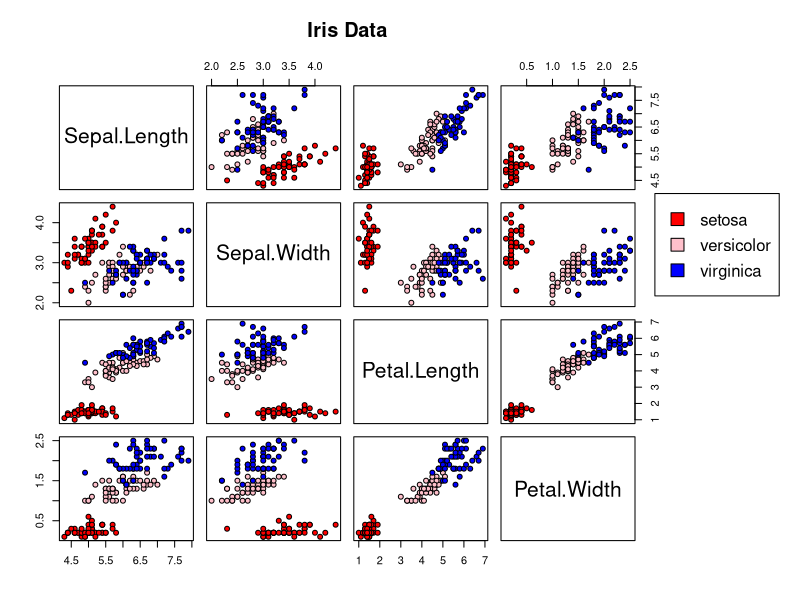
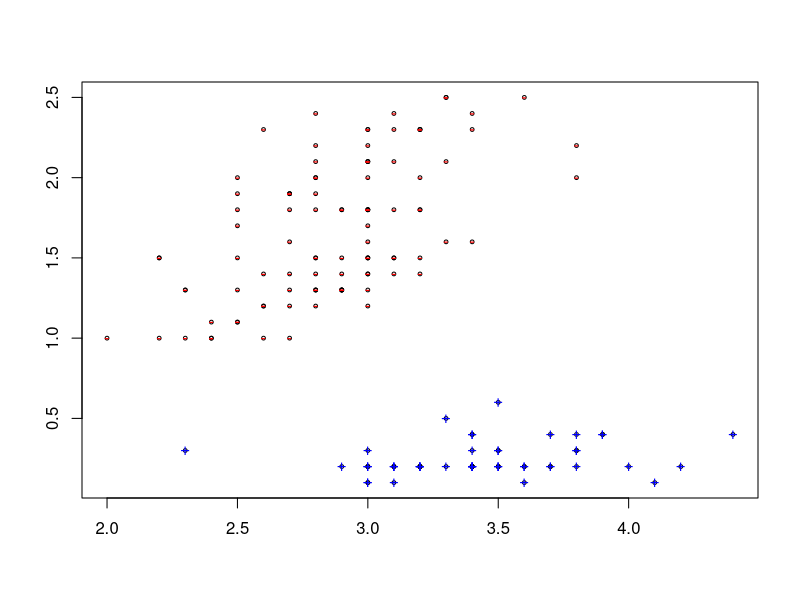

Reproduce these figures in R, in order. (Note: this script raises an error after producing the figures.)

###############################Some notes/definitions and assumptions#########################################
#W:"weight" is the transposed vector of w0, w1, w2,...wn
#X:"features" is vector of x0, x1, x3,...xn
#h(x): "hypothesis" is represented by W
#Y: "response" is the variable we are attempting to predict
#Y is assumed to be a binary class +1, -1
#LR: Learning Rate


##############################################WORKFLOW########################################################
#1. Load Iris data from data() & necessary package/s
#2. Data overview
#3. Feature extraction--generate a dataset with selected features & assign Y(response)==+1, -1 to either feature
#4. Hard code the pocket algorithm
#5. Test algorithm
#6. Perform prediction on test set
#7. Assess the performance of the algorithm

#############################################STEP 1 & 2#####################################################
library(MASS)
#data(package = .packages(all.available = TRUE))
#?iris
#Data Overview
names(iris)
summary(iris$Species)
summary(iris)
dim(iris)

################################STEP 3############################################################################

#Considering all possible bi-variate scatter plots
pairs(iris[,1:4], main = "Iris Data", pch = 21, bg = c("red", "pink", "blue")[iris$Species],
      oma=c(4,4,6,12))#set outer margins-bottom,left,top,right
par(xpd=TRUE) #Allow plotting of the legend outside the plots region within the space left to the right
legend(0.85, 0.7, as.vector(unique(iris$Species)),  
       fill=c("red", "pink", "blue"))
#The features Sepal.Width, Petal.Length and Petal.width show Setosa well clustered from the other 2 species
#Use these features for prediction

#create a training set (X) with these 3 features
X <- cbind(iris$Sepal.Width,iris$Petal.Width) #had a bit of a problem when I did 3 features
#Label setosa as +1 and the other 2 species together as -1
Y <- ifelse(iris$Species == 'setosa',+1,-1)
plot(X, cex = 0.5, xlab = '',ylab = '') #Generic plot 
#Set setosa points with '+' and the others with a '-'
points(subset(X, Y == +1), col = 'blue',pch='+', cex = 1)
points(subset(X, Y == -1), col = 'red',pch='-', cex = 1)

###########################################################################################################
##############################PERCEPTRON POCKET ALGORITHM##################################################
###########################################################################################################
# The core perceptron learning algorithm
# 1) Initialize the weight vector W to 0
# 2) Calculate hypothesis: h(x) = sign(transpose of W * (X))
# 3) Pick any misclassified point/s-not accurately predicted (xn, yn)
# 4) Update the weight vector by w <- w + yn * xn
# 5) Repeat until no points are misclassified


perceptron <- function(X, Y, LR = 1){
  converged <- FALSE
  
  #Initialize the weight vector
  W = vector(length = ncol(X))
  
  #number of iterations to run 10,000
  for (i in 1:10000){
    #calculate the hypothesis h
    h <- sign_pred(W %*% t(X))
    
    #compute the misclassified points
    mispredicted <- h != Y
    
    #Get TRUE if converged
    if (sum(mispredicted) == 0){
      converged <- TRUE
      break
    }else{
      
      #correct w for the mispredicted points and continue iterations
      
      mispredicted_X <- X[mispredicted, drop = FALSE]
      mispredicted_Y <- Y[mispredicted]
      
      #Extract a pair of the mispredicted data from above
      mispredicted_index <- sample(dim(mispredicted_X)[1], 1)
      mispredicted_point_X <- mispredicted_X[mispredicted_index, drop = F]
      mispredicted_point_Y <- mispredicted_Y[mispredicted_index]
      
      #update W for the mispredicted pairs above
       W <- W + mispredicted_point_Y %*% mispredicted_point_X
       
    } #repeat iteration hoping for convergence after correction!!
  }
  
    if (converged){
      
      cat('converged!\n')
    }else{
      
      cat('Did not converge!\n')
    }#Go ahead and return the best W so far
  return(W)
}


#######################Define the sign function used above##############################################
sign_pred <- function(nums){
  return(ifelse(nums > 0, +1, -1))
}


################################Line Seperator##########################################################

which_side <- function(line_sep, point){
  nums <- (line_sep[2, 1] - line_sep[1, 1])*(point[, 2] - line_sep[1, 2]) -
     (line_sep[2, 2]) - (line_sep[1, 2])*(point[, 1] - line_sep[1, 1])
  return(sign_pred(nums))
}
##################################Test perceptron#######################################################
pred_W <- perceptron(X, Y)

